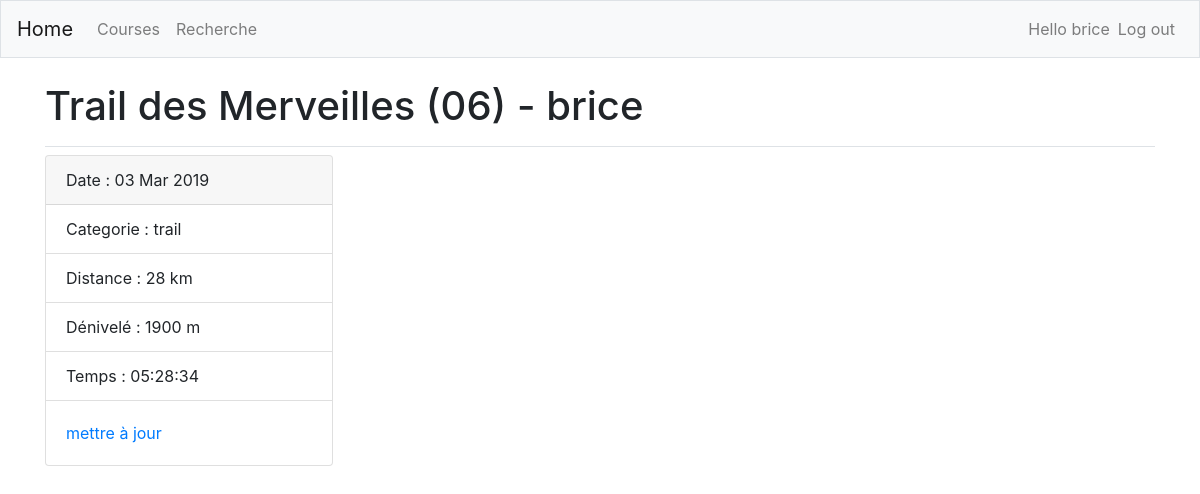
Page /races/42/ (signed in) on the committed database.
### races/models.py (models this page shows, shortened)
class Race(models.Model):
    name = models.CharField(max_length = 100)
    date = models.DateField(default=date.today())
    category = models.ForeignKey(Category, on_delete = models.SET_NULL, null = True)
    runner = models.ForeignKey(Runner, on_delete = models.CASCADE)
    distance = models.PositiveSmallIntegerField(null = True)
    deniv = models.PositiveSmallIntegerField(null = True)
    time = models.CharField(max_length = 8, null = True)

class Runner(models.Model):
    firstname = models.CharField(max_length = 50)
    lastname = models.CharField(max_length = 50)
    dateofbirth = models.DateField()
    def __str__(self):
        return self.firstname

class Category(models.Model):
    text = models.CharField(max_length = 50, null = True)
    def __str__(self):
        return self.text

### races/views.py (the view)
# urls.py: path('<int:race_id>/', views.detail, name='detail'),
@login_required
def detail(request, race_id):
    race = get_object_or_404(Race, pk = race_id)
    return render(request, 'races/detail.html', {'race': race})

### races/templates/races/detail.html
{% extends "races/base.html" %}
{% block page_header %}
  <h1>{{ race.name }} - {{ race.runner }}</h1>
{% endblock page_header %}
{% block content %}
<div class="card" style="width: 18rem;">
    <div class="card-header">
        Date : {{ race.date|date:'d M Y' }}
    </div>
    <ul class="list-group list-group-flush">
      <li class="list-group-item">Categorie : {{ race.category }}</li>
        <li class="list-group-item">Distance : {{ race.distance }} km</li>
        <li class="list-group-item">Dénivelé : {{ race.deniv }} m</li>
        <li class="list-group-item">Temps : {{ race.time }}</li>
    </ul>
    <div class="card-body">
      <a href="#" class="card-link">mettre à jour</a>
    </div>
  </div>
{% endblock content %}

### races/templates/races/base.html (shortened to what this page needs)
{% load bootstrap4 %}
<!doctype html>
<html lang="en">
<head>
  {% bootstrap_css %}
</head>
<body>
    <nav class="navbar navbar-expand-md navbar-light bg-light mb-4 border">
    <a class="navbar-brand" href="{% url 'races:index'%}">Home</a>
    <div class="collapse navbar-collapse" id="navbarCollapse">
      <ul class="navbar-nav mr-auto">
        <li class="nav-item">
          <a class="nav-link" href="{% url 'races:race_list'%}">Courses</a>
        </li>
        <li class="nav-item">
          <a class="nav-link" href="{% url 'races:search_results' %}">Recherche</a>
        </li>
      </ul>
      <ul class="navbar-nav ml-auto">
        {% if user.is_authenticated %}
            <li class="nav-item">
                <span class="navbar-text">Hello {{ user.username }} </span>
            </li>
            <li class="nav-item">
                <a class="nav-link" href="{% url 'users:logout' %}">Log out</a>
            </li>
        {% else %}
            <li class="nav-item">
                <a class="nav-link" href="{% url 'users:login' %}">Log in</a>
            </li>
        {% endif %}
      </ul>
    </div>
  </nav>
  <main role="main" class="container">
    <div class="pb-2 mb-2 border-bottom">
      {% block page_header %}{% endblock page_header %}
    </div>
    <div>
      {% block content %}{% endblock content %}
    </div>
  </main>
</body>
</html>

### rows in the picture
Race: name "Trail des Merveilles (06)", runner "brice", date "03 Mar 2019", category "trail", distance "28", deniv "1900", time "05:28:34"

### other values in the picture
{{ user.username }} "brice"
